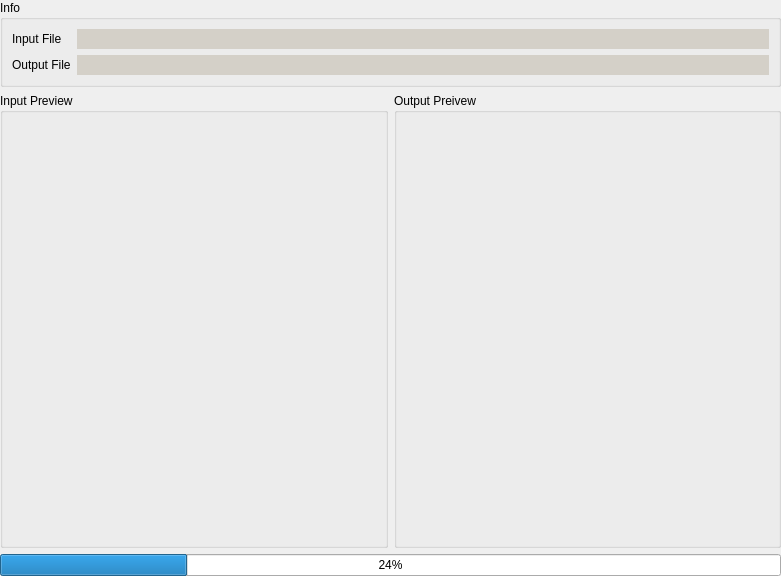
<?xml version="1.0" encoding="UTF-8"?>
<ui version="4.0">
 <class>CProcessingItemGuiComp</class>
 <widget class="QWidget" name="CProcessingItemGuiComp">
  <property name="geometry">
   <rect>
    <x>0</x>
    <y>0</y>
    <width>781</width>
    <height>576</height>
   </rect>
  </property>
  <property name="windowTitle">
   <string>Form</string>
  </property>
  <layout class="QVBoxLayout" name="verticalLayout" stretch="0,4,0">
   <property name="margin">
    <number>0</number>
   </property>
   <item>
    <widget class="QGroupBox" name="InfoFrame">
     <property name="title">
      <string>Info</string>
     </property>
     <layout class="QGridLayout" name="gridLayout_2">
      <item row="0" column="0">
       <layout class="QGridLayout" name="gridLayout">
        <item row="0" column="0">
         <widget class="QLabel" name="label">
          <property name="text">
           <string>Input File</string>
          </property>
         </widget>
        </item>
        <item row="0" column="1">
         <widget class="QLineEdit" name="InputFileEdit">
          <property name="enabled">
           <bool>true</bool>
          </property>
          <property name="palette">
           <palette>
            <active>
             <colorrole role="Base">
              <brush brushstyle="SolidPattern">
               <color alpha="255">
                <red>212</red>
                <green>208</green>
                <blue>200</blue>
               </color>
              </brush>
             </colorrole>
            </active>
            <inactive>
             <colorrole role="Base">
              <brush brushstyle="SolidPattern">
               <color alpha="255">
                <red>212</red>
                <green>208</green>
                <blue>200</blue>
               </color>
              </brush>
             </colorrole>
            </inactive>
            <disabled>
             <colorrole role="Base">
              <brush brushstyle="SolidPattern">
               <color alpha="255">
                <red>212</red>
                <green>208</green>
                <blue>200</blue>
               </color>
              </brush>
             </colorrole>
            </disabled>
           </palette>
          </property>
          <property name="frame">
           <bool>false</bool>
          </property>
          <property name="readOnly">
           <bool>true</bool>
          </property>
         </widget>
        </item>
        <item row="1" column="0">
         <widget class="QLabel" name="label_2">
          <property name="text">
           <string>Output File</string>
          </property>
         </widget>
        </item>
        <item row="1" column="1">
         <widget class="QLineEdit" name="OutputFileEdit">
          <property name="enabled">
           <bool>true</bool>
          </property>
          <property name="palette">
           <palette>
            <active>
             <colorrole role="Base">
              <brush brushstyle="SolidPattern">
               <color alpha="255">
                <red>212</red>
                <green>208</green>
                <blue>200</blue>
               </color>
              </brush>
             </colorrole>
            </active>
            <inactive>
             <colorrole role="Base">
              <brush brushstyle="SolidPattern">
               <color alpha="255">
                <red>212</red>
                <green>208</green>
                <blue>200</blue>
               </color>
              </brush>
             </colorrole>
            </inactive>
            <disabled>
             <colorrole role="Base">
              <brush brushstyle="SolidPattern">
               <color alpha="255">
                <red>212</red>
                <green>208</green>
                <blue>200</blue>
               </color>
              </brush>
             </colorrole>
            </disabled>
           </palette>
          </property>
          <property name="frame">
           <bool>false</bool>
          </property>
          <property name="readOnly">
           <bool>true</bool>
          </property>
         </widget>
        </item>
       </layout>
      </item>
     </layout>
    </widget>
   </item>
   <item>
    <layout class="QHBoxLayout" name="horizontalLayout">
     <item>
      <widget class="QGroupBox" name="InputPreviewFrame">
       <property name="title">
        <string>Input Preview</string>
       </property>
      </widget>
     </item>
     <item>
      <widget class="QGroupBox" name="OutputPreviewFrame">
       <property name="title">
        <string>Output Preivew</string>
       </property>
      </widget>
     </item>
    </layout>
   </item>
   <item>
    <widget class="QProgressBar" name="progressBar">
     <property name="value">
      <number>24</number>
     </property>
    </widget>
   </item>
  </layout>
 </widget>
 <resources/>
 <connections/>
</ui>
